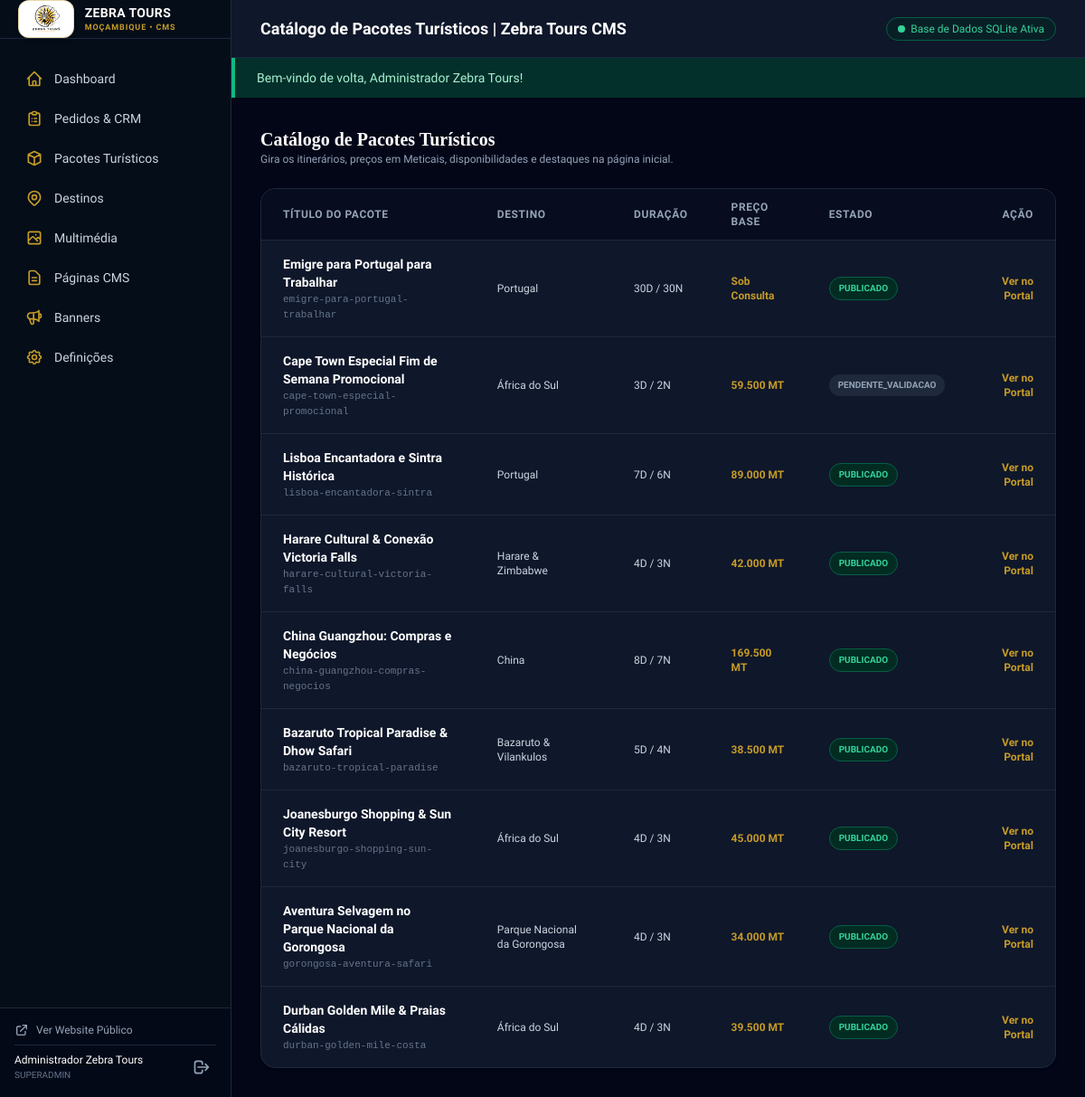
Page /admin/pacotes (signed in) on the earlier database version.
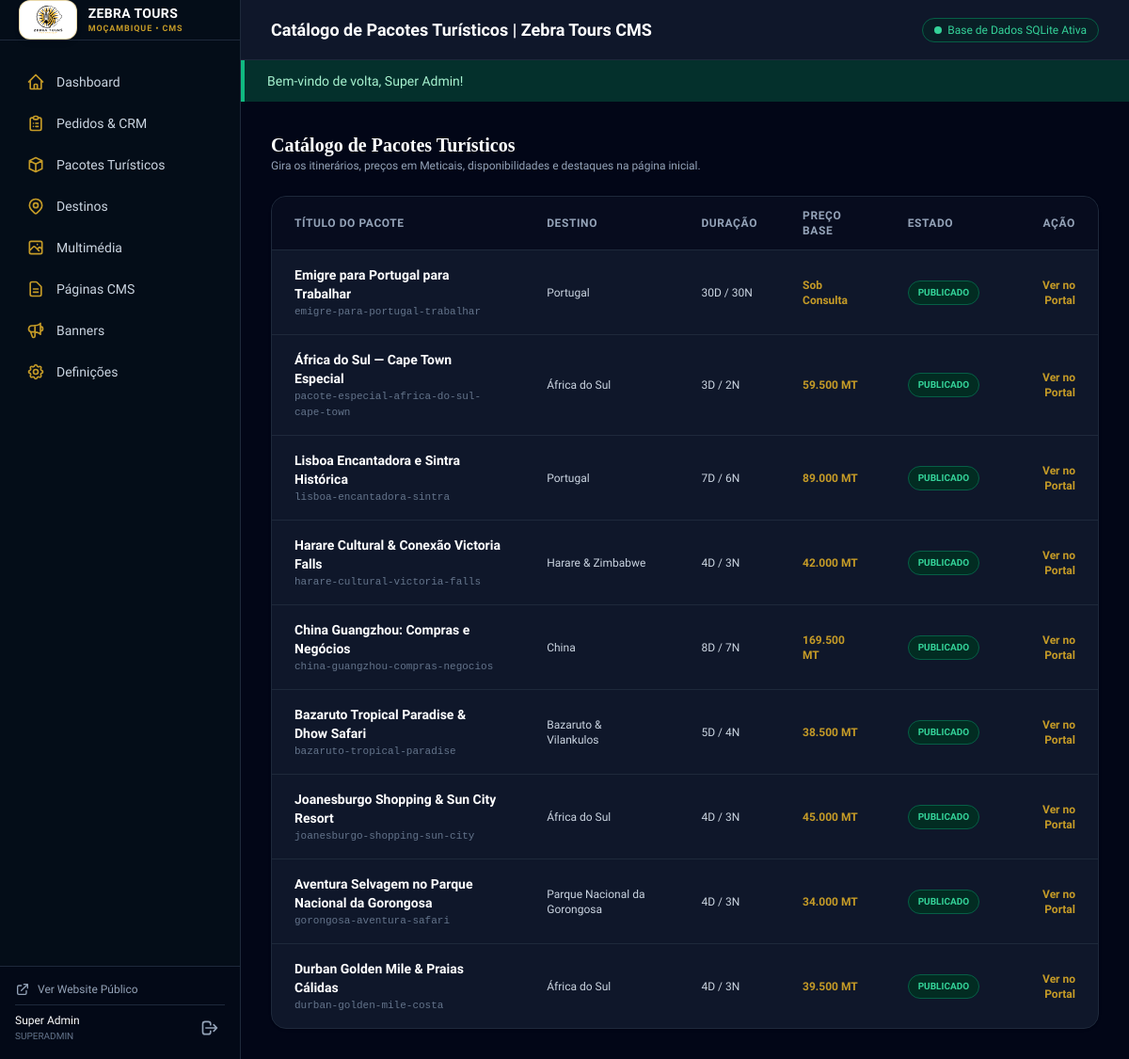
Same page on the later database version.
### tables this page shows
CREATE TABLE users (
    id INTEGER PRIMARY KEY AUTOINCREMENT,
    name TEXT NOT NULL,
    email TEXT NOT NULL UNIQUE,
    password_hash TEXT NOT NULL,
    role TEXT NOT NULL DEFAULT 'admin' CHECK (role IN ('superadmin', 'admin', 'editor')),
    status TEXT NOT NULL DEFAULT 'ativo' CHECK (status IN ('ativo', 'inativo', 'bloqueado')),
    created_at DATETIME DEFAULT CURRENT_TIMESTAMP,
    updated_at DATETIME DEFAULT CURRENT_TIMESTAMP
);

CREATE TABLE packages (
    id INTEGER PRIMARY KEY AUTOINCREMENT,
    primary_destination_id INTEGER REFERENCES destinations(id) ON DELETE SET NULL,
    title TEXT NOT NULL,
    slug TEXT NOT NULL UNIQUE,
    summary TEXT NOT NULL,
    description TEXT NOT NULL,
    total_price REAL,
    price_per_person REAL,
    currency TEXT NOT NULL DEFAULT 'MT',
    price_type TEXT NOT NULL DEFAULT 'indicativo' CHECK (price_type IN ('fixo', 'indicativo', 'sob_consulta')),
    duration_days INTEGER NOT NULL DEFAULT 3,
    duration_nights INTEGER NOT NULL DEFAULT 2,
    travel_dates TEXT,
    validity_date TEXT,
    is_featured INTEGER NOT NULL DEFAULT 0,
    status TEXT NOT NULL DEFAULT 'publicado' CHECK (status IN ('publicado', 'rascunho', 'pendente_validacao')),
    included_services TEXT,
    excluded_services TEXT,
    conditions TEXT,
    created_at DATETIME DEFAULT CURRENT_TIMESTAMP,
    updated_at DATETIME DEFAULT CURRENT_TIMESTAMP
);

CREATE TABLE destinations (
    id INTEGER PRIMARY KEY AUTOINCREMENT,
    name TEXT NOT NULL,
    slug TEXT NOT NULL UNIQUE,
    country TEXT NOT NULL,
    summary TEXT NOT NULL,
    description TEXT NOT NULL,
    cover_image TEXT NOT NULL,
    status TEXT NOT NULL DEFAULT 'publicado' CHECK (status IN ('publicado', 'rascunho')),
    is_featured INTEGER NOT NULL DEFAULT 0,
    seo_title TEXT,
    seo_description TEXT,
    created_at DATETIME DEFAULT CURRENT_TIMESTAMP,
    updated_at DATETIME DEFAULT CURRENT_TIMESTAMP
);

### app/Views/admin/packages/index.php (the view, shortened to what the changed rows need)
<div class="space-y-6">
    <div class="flex items-center justify-between">
        <div>
            <h2 class="text-xl font-bold text-white font-serif">Catálogo de Pacotes Turísticos</h2>
        </div>
    </div>
    <div class="bg-slate-900 border border-slate-800 rounded-2xl overflow-hidden shadow">
        <div class="overflow-x-auto">
            <table class="w-full text-left text-xs text-slate-300">
                <thead class="bg-slate-950/60 uppercase tracking-wider text-slate-400 border-b border-slate-800">
                    <tr>
                        <th class="py-3 px-6">Título do Pacote</th>
                        <th class="py-3 px-6">Destino</th>
                        <th class="py-3 px-6">Duração</th>
                        <th class="py-3 px-6">Preço Base</th>
                        <th class="py-3 px-6">Estado</th>
                        <th class="py-3 px-6 text-right">Ação</th>
                    </tr>
                </thead>
                <tbody class="divide-y divide-slate-800">
                    <?php foreach ($packages as $pkg): ?>
                        <tr class="hover:bg-slate-800/40 transition">
                            <td class="py-4 px-6">
                                <span class="font-bold text-white block text-sm"><?= e($pkg['title']) ?></span>
                                <span class="text-slate-500 font-mono text-[11px]"><?= e($pkg['slug']) ?></span>
                            </td>
                            <td class="py-4 px-6 text-slate-300 font-medium"><?= e($pkg['destination_name'] ?? 'Moçambique') ?></td>
                            <td class="py-4 px-6"><?= e($pkg['duration_days']) ?>D / <?= e($pkg['duration_nights']) ?>N</td>
                            <td class="py-4 px-6 font-bold text-gold">
                                <?= money($pkg['price_per_person'] ?: $pkg['total_price'], $pkg['currency'] ?? 'MT') ?>
                            </td>
                            <td class="py-4 px-6">
                                <span class="inline-block px-2.5 py-1 rounded-full text-[10px] font-bold uppercase <?= $pkg['status'] === 'publicado' ? 'bg-emerald-950 text-emerald-400 border border-emerald-800' : 'bg-slate-800 text-slate-400' ?>">
                                    <?= e($pkg['status']) ?>
                                </span>
                            </td>
                            <td class="py-4 px-6 text-right">
                                <a href="/pacotes/<?= e($pkg['slug']) ?>" target="_blank" class="text-xs text-gold hover:underline font-semibold">
                                    Ver no Portal
                                </a>
                            </td>
                        </tr>
                    <?php endforeach; ?>
                </tbody>
            </table>
        </div>
    </div>
</div>

### app/Views/layouts/admin.php (shortened to what the changed rows need)
<!DOCTYPE html>
<html lang="pt" class="h-full bg-slate-900 text-slate-100">
<head>
    <script src="https://cdn.tailwindcss.com"></script>
</head>
<body class="h-full flex overflow-hidden bg-slate-950">
    <aside class="w-64 bg-navy-dark border-r border-slate-800 flex flex-col shrink-0">
        <div class="p-4 border-t border-slate-800 bg-slate-950/50 space-y-2">
            <div class="flex items-center justify-between pt-2 border-t border-slate-800">
                <div class="text-xs">
                    <span class="block text-white font-medium"><?= e($currentUser['name'] ?? 'Administrador') ?></span>
                    <span class="text-slate-500 uppercase text-[10px]"><?= e($currentUser['role'] ?? 'Admin') ?></span>
                </div>
            </div>
        </div>
    </aside>
    <div class="flex-1 flex flex-col min-w-0 overflow-hidden">
        <header class="h-16 bg-slate-900 border-b border-slate-800 px-8 flex items-center justify-between shrink-0">
            <h1 class="text-lg font-semibold text-white"><?= e($pageTitle ?? 'Painel de Gestão') ?></h1>
        </header>
        <?php if (!empty($successMessage)): ?>
            <div class="bg-emerald-900/60 border-l-4 border-emerald-500 text-emerald-200 px-6 py-3 text-sm flex items-center justify-between">
                <span><?= e($successMessage) ?></span>
            </div>
        <?php endif; ?>
        <main class="flex-1 p-8 overflow-y-auto">
            <?= $content ?>
        </main>
    </div>
</body>
</html>

Differences in the rows shown:
changed users "SUPERADMIN": name "Administrador Zebra Tours" → "Super Admin"
changed packages "59.500 MT": title "Cape Town Especial Fim de Semana Promocional" → "África do Sul — Cape Town Especial"; slug "cape-town-especial-promocional" → "pacote-especial-africa-do-sul-cape-town"; status "PENDENTE_VALIDACAO" → "PUBLICADO"
Other differences:
$successMessage: "Bem-vindo de volta, Administrador Zebra Tours!" → "Bem-vindo de volta, Super Admin!"
